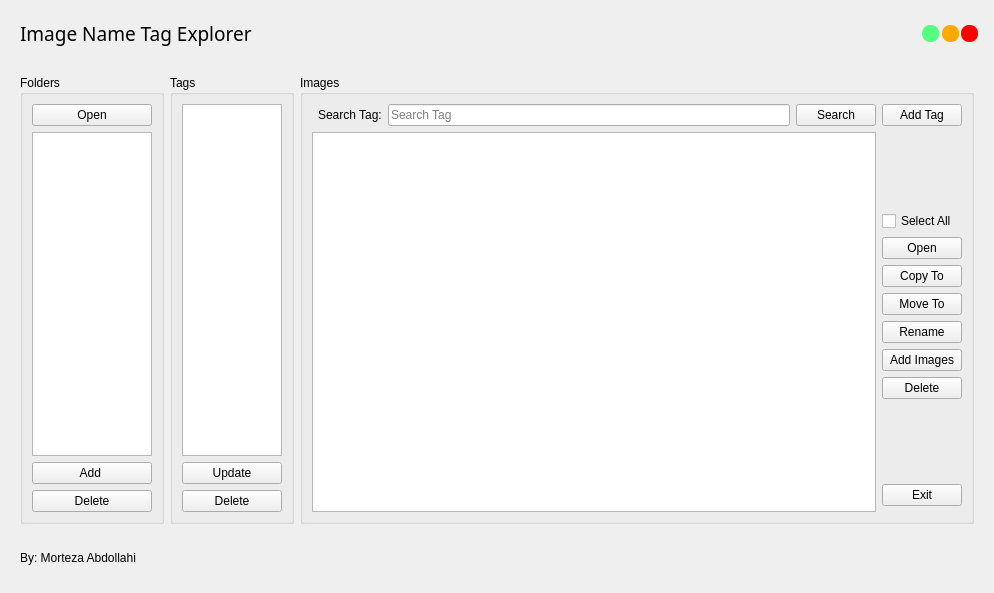
<?xml version="1.0" encoding="UTF-8"?>
<ui version="4.0">
 <class>MainWindow</class>
 <widget class="QMainWindow" name="MainWindow">
  <property name="geometry">
   <rect>
    <x>0</x>
    <y>0</y>
    <width>994</width>
    <height>593</height>
   </rect>
  </property>
  <property name="sizePolicy">
   <sizepolicy hsizetype="Expanding" vsizetype="Preferred">
    <horstretch>0</horstretch>
    <verstretch>0</verstretch>
   </sizepolicy>
  </property>
  <property name="minimumSize">
   <size>
    <width>700</width>
    <height>550</height>
   </size>
  </property>
  <property name="maximumSize">
   <size>
    <width>16777215</width>
    <height>16777215</height>
   </size>
  </property>
  <property name="windowTitle">
   <string>MainWindow</string>
  </property>
  <widget class="QWidget" name="centralwidget">
   <layout class="QGridLayout" name="drop_shadow_layout">
    <property name="leftMargin">
     <number>10</number>
    </property>
    <property name="topMargin">
     <number>10</number>
    </property>
    <property name="rightMargin">
     <number>10</number>
    </property>
    <property name="bottomMargin">
     <number>10</number>
    </property>
    <property name="spacing">
     <number>10</number>
    </property>
    <item row="0" column="1">
     <widget class="QFrame" name="drop_shadow_frame">
      <property name="frameShape">
       <enum>QFrame::NoFrame</enum>
      </property>
      <property name="frameShadow">
       <enum>QFrame::Raised</enum>
      </property>
      <layout class="QGridLayout" name="gridLayout" rowstretch="0,0,0">
       <property name="leftMargin">
        <number>1</number>
       </property>
       <property name="topMargin">
        <number>1</number>
       </property>
       <property name="rightMargin">
        <number>1</number>
       </property>
       <property name="bottomMargin">
        <number>1</number>
       </property>
       <property name="spacing">
        <number>1</number>
       </property>
       <item row="1" column="0">
        <widget class="QFrame" name="contact_bar">
         <property name="frameShape">
          <enum>QFrame::NoFrame</enum>
         </property>
         <property name="frameShadow">
          <enum>QFrame::Raised</enum>
         </property>
         <layout class="QGridLayout" name="gridLayout_2">
          <item row="0" column="2">
           <widget class="QGroupBox" name="groupBox_3">
            <property name="title">
             <string>Images</string>
            </property>
            <layout class="QGridLayout" name="gridLayout_6">
             <item row="0" column="5">
              <layout class="QGridLayout" name="gridLayout_8">
               <item row="7" column="4">
                <widget class="QPushButton" name="rename_image_file_btn">
                 <property name="sizePolicy">
                  <sizepolicy hsizetype="Fixed" vsizetype="Fixed">
                   <horstretch>0</horstretch>
                   <verstretch>0</verstretch>
                  </sizepolicy>
                 </property>
                 <property name="minimumSize">
                  <size>
                   <width>0</width>
                   <height>0</height>
                  </size>
                 </property>
                 <property name="maximumSize">
                  <size>
                   <width>80</width>
                   <height>16777215</height>
                  </size>
                 </property>
                 <property name="text">
                  <string>Rename</string>
                 </property>
                </widget>
               </item>
               <item row="1" column="1">
                <widget class="QLabel" name="search_tag_lbl">
                 <property name="text">
                  <string>Search Tag:</string>
                 </property>
                </widget>
               </item>
               <item row="1" column="4">
                <widget class="QPushButton" name="add_tag_btn">
                 <property name="sizePolicy">
                  <sizepolicy hsizetype="Fixed" vsizetype="Fixed">
                   <horstretch>0</horstretch>
                   <verstretch>0</verstretch>
                  </sizepolicy>
                 </property>
                 <property name="maximumSize">
                  <size>
                   <width>80</width>
                   <height>16777215</height>
                  </size>
                 </property>
                 <property name="text">
                  <string>Add Tag</string>
                 </property>
                </widget>
               </item>
               <item row="8" column="4">
                <widget class="QPushButton" name="add_images_btn">
                 <property name="sizePolicy">
                  <sizepolicy hsizetype="Fixed" vsizetype="Fixed">
                   <horstretch>0</horstretch>
                   <verstretch>0</verstretch>
                  </sizepolicy>
                 </property>
                 <property name="minimumSize">
                  <size>
                   <width>0</width>
                   <height>0</height>
                  </size>
                 </property>
                 <property name="maximumSize">
                  <size>
                   <width>80</width>
                   <height>16777215</height>
                  </size>
                 </property>
                 <property name="text">
                  <string>Add Images</string>
                 </property>
                </widget>
               </item>
               <item row="6" column="4">
                <widget class="QPushButton" name="move_image_file_btn">
                 <property name="sizePolicy">
                  <sizepolicy hsizetype="Fixed" vsizetype="Fixed">
                   <horstretch>0</horstretch>
                   <verstretch>0</verstretch>
                  </sizepolicy>
                 </property>
                 <property name="minimumSize">
                  <size>
                   <width>0</width>
                   <height>0</height>
                  </size>
                 </property>
                 <property name="maximumSize">
                  <size>
                   <width>80</width>
                   <height>16777215</height>
                  </size>
                 </property>
                 <property name="text">
                  <string>Move To</string>
                 </property>
                </widget>
               </item>
               <item row="4" column="4">
                <widget class="QPushButton" name="open_image_btn">
                 <property name="sizePolicy">
                  <sizepolicy hsizetype="Fixed" vsizetype="Fixed">
                   <horstretch>0</horstretch>
                   <verstretch>0</verstretch>
                  </sizepolicy>
                 </property>
                 <property name="minimumSize">
                  <size>
                   <width>0</width>
                   <height>0</height>
                  </size>
                 </property>
                 <property name="maximumSize">
                  <size>
                   <width>80</width>
                   <height>16777215</height>
                  </size>
                 </property>
                 <property name="text">
                  <string>Open</string>
                 </property>
                </widget>
               </item>
               <item row="2" column="0" rowspan="12" colspan="4">
                <widget class="QListWidget" name="images_path_list_widget">
                 <property name="selectionMode">
                  <enum>QAbstractItemView::MultiSelection</enum>
                 </property>
                </widget>
               </item>
               <item row="12" column="4">
                <widget class="QPushButton" name="exit_btn">
                 <property name="text">
                  <string>Exit</string>
                 </property>
                </widget>
               </item>
               <item row="5" column="4">
                <widget class="QPushButton" name="copy_image_file_btn">
                 <property name="sizePolicy">
                  <sizepolicy hsizetype="Fixed" vsizetype="Fixed">
                   <horstretch>0</horstretch>
                   <verstretch>0</verstretch>
                  </sizepolicy>
                 </property>
                 <property name="minimumSize">
                  <size>
                   <width>0</width>
                   <height>0</height>
                  </size>
                 </property>
                 <property name="maximumSize">
                  <size>
                   <width>80</width>
                   <height>16777215</height>
                  </size>
                 </property>
                 <property name="text">
                  <string>Copy To</string>
                 </property>
                </widget>
               </item>
               <item row="11" column="4">
                <spacer name="verticalSpacer">
                 <property name="orientation">
                  <enum>Qt::Vertical</enum>
                 </property>
                 <property name="sizeHint" stdset="0">
                  <size>
                   <width>20</width>
                   <height>40</height>
                  </size>
                 </property>
                </spacer>
               </item>
               <item row="2" column="4">
                <spacer name="verticalSpacer_2">
                 <property name="orientation">
                  <enum>Qt::Vertical</enum>
                 </property>
                 <property name="sizeHint" stdset="0">
                  <size>
                   <width>20</width>
                   <height>40</height>
                  </size>
                 </property>
                </spacer>
               </item>
               <item row="3" column="4">
                <widget class="QCheckBox" name="select_all_images_path_checkbox">
                 <property name="text">
                  <string>Select All</string>
                 </property>
                </widget>
               </item>
               <item row="9" column="4">
                <widget class="QPushButton" name="delete_image_file_btn">
                 <property name="sizePolicy">
                  <sizepolicy hsizetype="Fixed" vsizetype="Fixed">
                   <horstretch>0</horstretch>
                   <verstretch>0</verstretch>
                  </sizepolicy>
                 </property>
                 <property name="minimumSize">
                  <size>
                   <width>0</width>
                   <height>0</height>
                  </size>
                 </property>
                 <property name="maximumSize">
                  <size>
                   <width>80</width>
                   <height>16777215</height>
                  </size>
                 </property>
                 <property name="text">
                  <string>Delete</string>
                 </property>
                </widget>
               </item>
               <item row="1" column="2">
                <widget class="QLineEdit" name="tag_line_edit">
                 <property name="placeholderText">
                  <string>Search Tag</string>
                 </property>
                </widget>
               </item>
               <item row="1" column="3">
                <widget class="QPushButton" name="search_tag_btn">
                 <property name="sizePolicy">
                  <sizepolicy hsizetype="Fixed" vsizetype="Fixed">
                   <horstretch>0</horstretch>
                   <verstretch>0</verstretch>
                  </sizepolicy>
                 </property>
                 <property name="minimumSize">
                  <size>
                   <width>0</width>
                   <height>0</height>
                  </size>
                 </property>
                 <property name="maximumSize">
                  <size>
                   <width>80</width>
                   <height>16777215</height>
                  </size>
                 </property>
                 <property name="text">
                  <string>Search</string>
                 </property>
                </widget>
               </item>
              </layout>
             </item>
            </layout>
           </widget>
          </item>
          <item row="0" column="1">
           <widget class="QGroupBox" name="groupBox_2">
            <property name="sizePolicy">
             <sizepolicy hsizetype="Fixed" vsizetype="Preferred">
              <horstretch>0</horstretch>
              <verstretch>0</verstretch>
             </sizepolicy>
            </property>
            <property name="title">
             <string>Tags</string>
            </property>
            <layout class="QGridLayout" name="gridLayout_5">
             <item row="0" column="0">
              <layout class="QGridLayout" name="gridLayout_10">
               <item row="3" column="0">
                <widget class="QPushButton" name="delete_tag_btn">
                 <property name="text">
                  <string>Delete</string>
                 </property>
                </widget>
               </item>
               <item row="2" column="0">
                <widget class="QPushButton" name="update_tag_btn">
                 <property name="text">
                  <string>Update</string>
                 </property>
                </widget>
               </item>
               <item row="1" column="0">
                <widget class="QListWidget" name="tag_list_widget">
                 <property name="sizePolicy">
                  <sizepolicy hsizetype="Expanding" vsizetype="Expanding">
                   <horstretch>0</horstretch>
                   <verstretch>0</verstretch>
                  </sizepolicy>
                 </property>
                 <property name="maximumSize">
                  <size>
                   <width>100</width>
                   <height>16777215</height>
                  </size>
                 </property>
                </widget>
               </item>
              </layout>
             </item>
            </layout>
           </widget>
          </item>
          <item row="0" column="0">
           <widget class="QGroupBox" name="group_folders">
            <property name="sizePolicy">
             <sizepolicy hsizetype="Fixed" vsizetype="Preferred">
              <horstretch>0</horstretch>
              <verstretch>0</verstretch>
             </sizepolicy>
            </property>
            <property name="title">
             <string>Folders</string>
            </property>
            <layout class="QGridLayout" name="gridLayout_4">
             <item row="1" column="3">
              <layout class="QGridLayout" name="gridLayout_3">
               <item row="2" column="2">
                <widget class="QPushButton" name="add_folder_btn">
                 <property name="sizePolicy">
                  <sizepolicy hsizetype="Minimum" vsizetype="Fixed">
                   <horstretch>0</horstretch>
                   <verstretch>0</verstretch>
                  </sizepolicy>
                 </property>
                 <property name="maximumSize">
                  <size>
                   <width>16777215</width>
                   <height>16777215</height>
                  </size>
                 </property>
                 <property name="layoutDirection">
                  <enum>Qt::LeftToRight</enum>
                 </property>
                 <property name="text">
                  <string>Add </string>
                 </property>
                 <property name="iconSize">
                  <size>
                   <width>16</width>
                   <height>16</height>
                  </size>
                 </property>
                 <property name="checkable">
                  <bool>false</bool>
                 </property>
                </widget>
               </item>
               <item row="1" column="2">
                <widget class="QListWidget" name="folder_list_widget">
                 <property name="sizePolicy">
                  <sizepolicy hsizetype="Expanding" vsizetype="Expanding">
                   <horstretch>0</horstretch>
                   <verstretch>0</verstretch>
                  </sizepolicy>
                 </property>
                 <property name="maximumSize">
                  <size>
                   <width>120</width>
                   <height>16777215</height>
                  </size>
                 </property>
                </widget>
               </item>
               <item row="0" column="2">
                <widget class="QPushButton" name="open_folder_btn">
                 <property name="maximumSize">
                  <size>
                   <width>16777215</width>
                   <height>16777215</height>
                  </size>
                 </property>
                 <property name="layoutDirection">
                  <enum>Qt::LeftToRight</enum>
                 </property>
                 <property name="text">
                  <string>Open</string>
                 </property>
                </widget>
               </item>
               <item row="3" column="2">
                <widget class="QPushButton" name="delete_folder_btn">
                 <property name="sizePolicy">
                  <sizepolicy hsizetype="Minimum" vsizetype="Fixed">
                   <horstretch>0</horstretch>
                   <verstretch>0</verstretch>
                  </sizepolicy>
                 </property>
                 <property name="maximumSize">
                  <size>
                   <width>16777215</width>
                   <height>16777215</height>
                  </size>
                 </property>
                 <property name="toolTipDuration">
                  <number>1</number>
                 </property>
                 <property name="text">
                  <string>Delete</string>
                 </property>
                </widget>
               </item>
              </layout>
             </item>
            </layout>
           </widget>
          </item>
         </layout>
        </widget>
       </item>
       <item row="2" column="0">
        <widget class="QFrame" name="credits_bar">
         <property name="minimumSize">
          <size>
           <width>0</width>
           <height>30</height>
          </size>
         </property>
         <property name="frameShape">
          <enum>QFrame::NoFrame</enum>
         </property>
         <property name="frameShadow">
          <enum>QFrame::Raised</enum>
         </property>
         <layout class="QGridLayout" name="gridLayout_9">
          <item row="0" column="2">
           <widget class="QFrame" name="frame_grip">
            <property name="sizePolicy">
             <sizepolicy hsizetype="Preferred" vsizetype="Preferred">
              <horstretch>0</horstretch>
              <verstretch>0</verstretch>
             </sizepolicy>
            </property>
            <property name="minimumSize">
             <size>
              <width>30</width>
              <height>30</height>
             </size>
            </property>
            <property name="maximumSize">
             <size>
              <width>30</width>
              <height>30</height>
             </size>
            </property>
            <property name="styleSheet">
             <string notr="true">padding: 5px;</string>
            </property>
            <property name="frameShape">
             <enum>QFrame::NoFrame</enum>
            </property>
            <property name="frameShadow">
             <enum>QFrame::Raised</enum>
            </property>
           </widget>
          </item>
          <item row="0" column="0">
           <widget class="QLabel" name="credits_lbl">
            <property name="text">
             <string>By: Morteza Abdollahi</string>
            </property>
           </widget>
          </item>
         </layout>
        </widget>
       </item>
       <item row="0" column="0">
        <widget class="QFrame" name="title_bar">
         <property name="maximumSize">
          <size>
           <width>16777215</width>
           <height>55</height>
          </size>
         </property>
         <property name="frameShape">
          <enum>QFrame::NoFrame</enum>
         </property>
         <property name="frameShadow">
          <enum>QFrame::Raised</enum>
         </property>
         <layout class="QHBoxLayout" name="horizontalLayout">
          <property name="leftMargin">
           <number>0</number>
          </property>
          <property name="topMargin">
           <number>0</number>
          </property>
          <property name="rightMargin">
           <number>0</number>
          </property>
          <item>
           <widget class="QFrame" name="frame_title">
            <property name="font">
             <font>
              <family>Noto Kufi Arabic Extra Light</family>
             </font>
            </property>
            <property name="frameShape">
             <enum>QFrame::NoFrame</enum>
            </property>
            <property name="frameShadow">
             <enum>QFrame::Raised</enum>
            </property>
            <layout class="QGridLayout" name="gridLayout_7">
             <item row="0" column="0">
              <widget class="QLabel" name="title_lbl">
               <property name="sizePolicy">
                <sizepolicy hsizetype="Preferred" vsizetype="Fixed">
                 <horstretch>0</horstretch>
                 <verstretch>0</verstretch>
                </sizepolicy>
               </property>
               <property name="font">
                <font>
                 <pointsize>14</pointsize>
                </font>
               </property>
               <property name="frameShape">
                <enum>QFrame::NoFrame</enum>
               </property>
               <property name="text">
                <string>Image Name Tag Explorer</string>
               </property>
              </widget>
             </item>
            </layout>
           </widget>
          </item>
          <item>
           <widget class="QFrame" name="frame_btns">
            <property name="maximumSize">
             <size>
              <width>70</width>
              <height>16777215</height>
             </size>
            </property>
            <property name="frameShape">
             <enum>QFrame::NoFrame</enum>
            </property>
            <property name="frameShadow">
             <enum>QFrame::Raised</enum>
            </property>
            <layout class="QHBoxLayout" name="horizontalLayout_2">
             <item>
              <widget class="QPushButton" name="maximize_btn">
               <property name="sizePolicy">
                <sizepolicy hsizetype="Minimum" vsizetype="Fixed">
                 <horstretch>0</horstretch>
                 <verstretch>0</verstretch>
                </sizepolicy>
               </property>
               <property name="minimumSize">
                <size>
                 <width>17</width>
                 <height>17</height>
                </size>
               </property>
               <property name="maximumSize">
                <size>
                 <width>16</width>
                 <height>16</height>
                </size>
               </property>
               <property name="toolTip">
                <string>Maximize</string>
               </property>
               <property name="styleSheet">
                <string notr="true">QPushButton {
	border-none;
	border-radius: 8px;
	background-color: rgb(85, 255, 127);
}
QPushButton:hover {
	background-color: rgba(85, 255, 127, 150);
}</string>
               </property>
               <property name="text">
                <string/>
               </property>
              </widget>
             </item>
             <item>
              <widget class="QPushButton" name="minimize_btn">
               <property name="sizePolicy">
                <sizepolicy hsizetype="Minimum" vsizetype="Fixed">
                 <horstretch>0</horstretch>
                 <verstretch>0</verstretch>
                </sizepolicy>
               </property>
               <property name="minimumSize">
                <size>
                 <width>17</width>
                 <height>17</height>
                </size>
               </property>
               <property name="maximumSize">
                <size>
                 <width>16</width>
                 <height>16</height>
                </size>
               </property>
               <property name="toolTip">
                <string>Minimize</string>
               </property>
               <property name="styleSheet">
                <string notr="true">QPushButton {
	border-none;
	border-radius: 8px;
	background-color: rgb(255, 170, 0);
}
QPushButton:hover {
	background-color: rgba(255, 170, 0, 150);
}</string>
               </property>
               <property name="text">
                <string/>
               </property>
              </widget>
             </item>
             <item>
              <widget class="QPushButton" name="close_btn">
               <property name="sizePolicy">
                <sizepolicy hsizetype="Fixed" vsizetype="Fixed">
                 <horstretch>0</horstretch>
                 <verstretch>0</verstretch>
                </sizepolicy>
               </property>
               <property name="minimumSize">
                <size>
                 <width>17</width>
                 <height>17</height>
                </size>
               </property>
               <property name="maximumSize">
                <size>
                 <width>16</width>
                 <height>16</height>
                </size>
               </property>
               <property name="toolTip">
                <string>Close</string>
               </property>
               <property name="styleSheet">
                <string notr="true">QPushButton {
	border-none;
	border-radius: 8px;
	background-color: rgb(255, 0, 0);
}
QPushButton:hover {
	
	background-color: rgba(255, 0, 0, 150);
}</string>
               </property>
               <property name="text">
                <string/>
               </property>
              </widget>
             </item>
            </layout>
           </widget>
          </item>
         </layout>
        </widget>
       </item>
      </layout>
     </widget>
    </item>
   </layout>
  </widget>
 </widget>
 <resources/>
 <connections/>
</ui>
